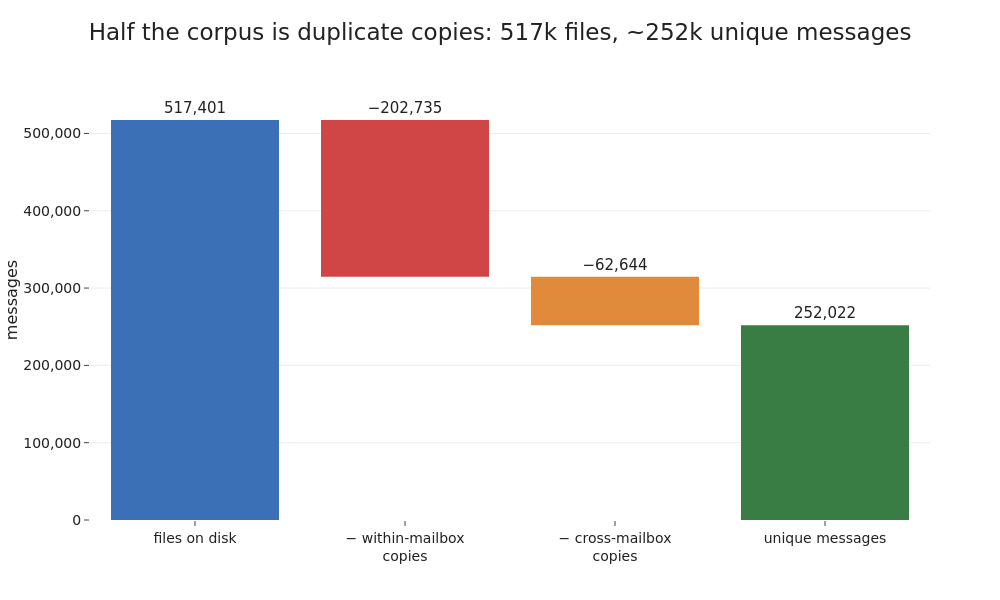

Notebook code cell kept with this figure:
### Markdown cell above
## B. How complete is the dataset?

The review asked a fair question that the earlier notebooks skipped: when we
say the corpus has 517,401 messages, how many distinct e-mails is that really,
how large are they, what time span do they cover, and which header fields can
we actually trust? The four plots below answer those in turn. The short version
is that the file count badly overstates the number of distinct messages, the
timing and identity headers are reliable while the threading headers are gone,
and the 150 released mailboxes are a keyhole onto a much larger correspondence.

### Code cell
# Reconstruct the file<->message ratio from the clean table: every message
# records how many raw files it stood for (n_copies) and across how many
# mailboxes (n_mailboxes). Within-mailbox copies are extra files of a message
# seen in a single mailbox; cross-mailbox copies are the rest.
distinct = len(msg)
N = int(msg["n_copies"].sum())
extra = msg["n_copies"] - 1
extra_cross = int(extra[msg["n_mailboxes"] > 1].sum())
extra_within = int(extra[msg["n_mailboxes"] == 1].sum())

print(f"files on disk:        {N:>9,}")
print(f"distinct messages:    {distinct:>9,}  ({distinct/N:.1%})")
print(f"redundant copies:     {N-distinct:>9,}  ({(N-distinct)/N:.1%})")
print(f"  within one mailbox: {extra_within:>9,}")
print(f"  across mailboxes:   {extra_cross:>9,}")

labels = ["files on disk", "− within-mailbox<br>copies",
          "− cross-mailbox<br>copies", "unique messages"]
vals = [N, -extra_within, -extra_cross, distinct]
cols = [BLUE, RED, ORANGE, GREEN]
absol = [True, False, False, True]
bases, heights, texts = [], [], []
running = 0
for v, ab in zip(vals, absol):
    if ab:
        bases.append(0); heights.append(v); running = v
        texts.append(f"{v:,}")
    else:
        bases.append(running + v); heights.append(-v); running = running + v
        texts.append(f"−{abs(v):,}")

fig = go.Figure(go.Bar(x=labels, y=heights, base=bases, marker_color=cols,
    text=texts, textposition="outside", textfont=dict(size=15),
    cliponaxis=False, showlegend=False))
fig.update_yaxes(range=[0, N * 1.10], tickformat=",", title_text="messages")
fig.update_xaxes(showgrid=False)
fig.update_layout(
    title="Half the corpus is duplicate copies: 517k files, ~252k unique messages")
save_fig(fig, "b1_dedup_waterfall.png", w=1000, h=600)

### Figure 1 — Plotly figure (JSON) as saved in the notebook; plotly's stock layout.template omitted (floating-point values rounded to 4 significant figures)
{"data": [{"base": [0, 314666, 252022, 0], "cliponaxis": false, "marker": {"color": ["#3b6fb6", "#d04545", "#e08a3c", "#3a7d44"]}, "showlegend": false, "text": ["517,401", "−202,735", "−62,644", "252,022"], "textfont": {"size": 15}, "textposition": "outside", "type": "bar", "x": ["files on disk", "− within-mailbox<br>copies", "− cross-mailbox<br>copies", "unique messages"], "y": [517401, 202735, 62644, 252022]}], "layout": {"height": 600, "margin": {"b": 80, "l": 90, "r": 70, "t": 80}, "title": {"text": "Half the corpus is duplicate copies: 517k files, ~252k unique messages"}, "width": 1000, "xaxis": {"showgrid": false}, "yaxis": {"range": [0, 569100.0], "tickformat": ",", "title": {"text": "messages"}}}}
